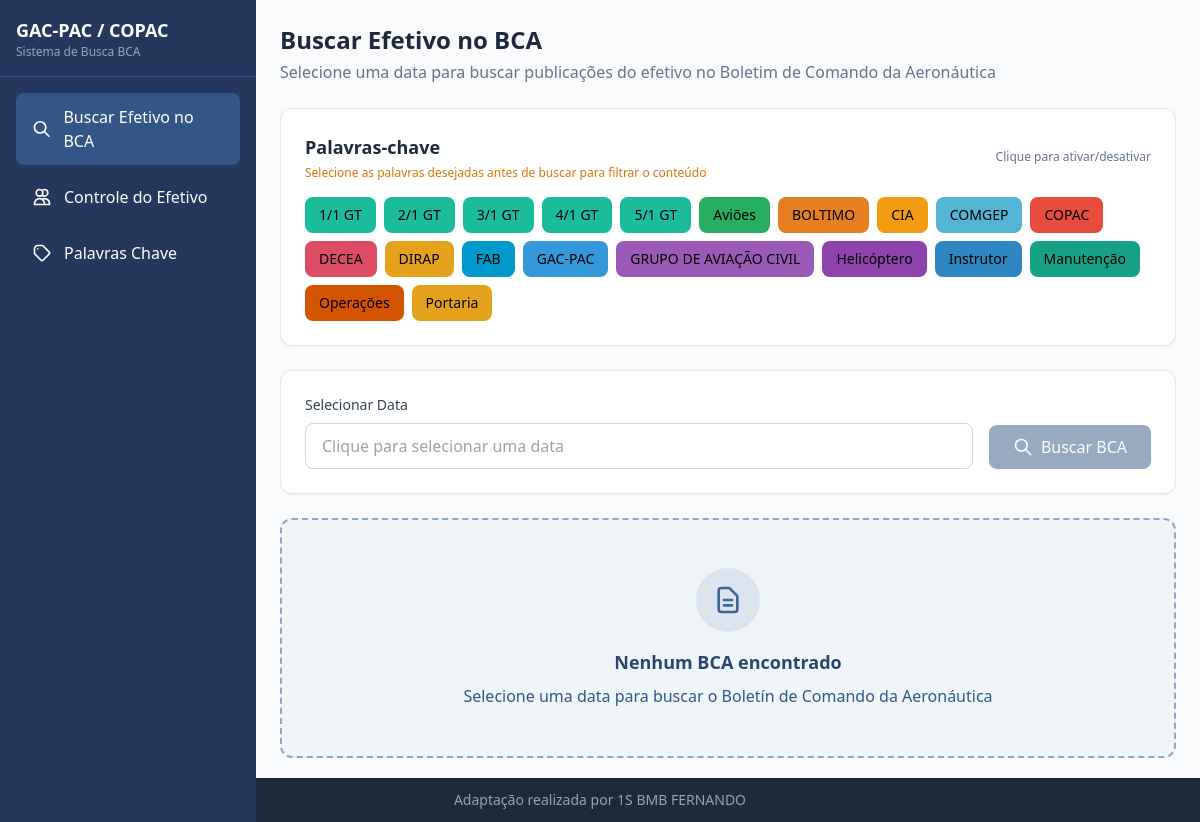
Screenshot of /analise.php with the database file from the repository.
### tables this page shows
CREATE TABLE IF NOT EXISTS palavras_chave (
    id INT AUTO_INCREMENT PRIMARY KEY,
    palavra VARCHAR(100) NOT NULL,
    cor VARCHAR(6) DEFAULT 'FFFFFF',
    ativa TINYINT(1) DEFAULT 1,
    created_at TIMESTAMP DEFAULT CURRENT_TIMESTAMP
);

### analise.php (the view, shortened to what this page needs)
<?php
$host = getenv('DB_HOST') ?: 'mariadb';
$user = getenv('DB_USER') ?: 'bca_user';
$pass = getenv('DB_PASS') ?: 'bca_pass';
$db   = getenv('DB_NAME') ?: 'bca_db';
$vai = mysqli_connect($host, $user, $pass, $db);
$arquivo = null;
$encontrados = [];
$resp_efetivo = '';
?>
<!DOCTYPE html>
<html lang="pt-BR">
<head>
    <script src="https://cdn.tailwindcss.com"></script>
    <link rel="stylesheet" href="https://cdn.jsdelivr.net/npm/flatpickr/dist/flatpickr.min.css">
</head>
<body class="bg-slate-50" x-data="app()">
    <aside class="fixed left-0 top-0 w-64 h-screen bg-fab-800 text-white flex flex-col z-50">
            <div class="p-4 border-b border-fab-600">
                <h1 class="text-lg font-bold">GAC-PAC / COPAC</h1>
                <p class="text-fab-300 text-xs">Sistema de Busca BCA</p>
            </div>
            <nav class="flex-1 p-4">
                <ul class="space-y-2">
                    <li>
                        <button @click="menu = 'buscar'"
                                :class="menu === 'buscar' ? 'bg-fab-600' : 'hover:bg-fab-700'"
                                class="w-full text-left px-4 py-3 rounded-lg transition flex items-center gap-3">
                            <svg class="w-5 h-5" fill="none" stroke="currentColor" viewBox="0 0 24 24">
                                <path stroke-linecap="round" stroke-linejoin="round" stroke-width="2" d="M21 21l-6-6m2-5a7 7 0 11-14 0 7 7 0 0114 0z"/>
                            </svg>
                            Buscar Efetivo no BCA
                        </button>
                    </li>
                    <li>
                        <button @click="menu = 'efetivo'"
                                :class="menu === 'efetivo' ? 'bg-fab-600' : 'hover:bg-fab-700'"
                                class="w-full text-left px-4 py-3 rounded-lg transition flex items-center gap-3">
                            <svg class="w-5 h-5" fill="none" stroke="currentColor" viewBox="0 0 24 24">
                                <path stroke-linecap="round" stroke-linejoin="round" stroke-width="2" d="M12 4.354a4 4 0 110 5.292M15 21H3v-1a6 6 0 0112 0v1zm0 0h6v-1a6 6 0 00-9-5.197M13 7a4 4 0 11-8 0 4 4 0 018 0z"/>
                            </svg>
                            Controle do Efetivo
                        </button>
                    </li>
                    <li>
                        <button @click="menu = 'palavras'"
                                :class="menu === 'palavras' ? 'bg-fab-600' : 'hover:bg-fab-700'"
                                class="w-full text-left px-4 py-3 rounded-lg transition flex items-center gap-3">
                            <svg class="w-5 h-5" fill="none" stroke="currentColor" viewBox="0 0 24 24">
                                <path stroke-linecap="round" stroke-linejoin="round" stroke-width="2" d="M7 7h.01M7 3h5c.512 0 1.024.195 1.414.586l7 7a2 2 0 010 2.828l-7 7a2 2 0 01-2.828 0l-7-7A1.994 1.994 0 013 12V7a4 4 0 014-4z"/>
                            </svg>
                            Palavras Chave
                        </button>
                    </li>
                </ul>
            </nav>
        </aside>
        <main class="ml-64 p-6 min-h-screen pb-16">
        <div class="mb-6">
            <template x-if="menu === 'buscar'">
                <div>
                    <h2 class="text-2xl font-bold text-slate-800">Buscar Efetivo no BCA</h2>
                    <p class="text-slate-500 mt-1">Selecione uma data para buscar publicações do efetivo no Boletim de Comando da Aeronáutica</p>
                </div>
            </template>
        </div>
        <div x-show="menu === 'buscar'" x-transition>
        <div class="bg-white rounded-xl shadow-sm border border-slate-200 p-6 mb-6">
            <div class="flex items-center justify-between mb-4">
                <div>
                    <h3 class="text-lg font-semibold text-slate-800">Palavras-chave</h3>
                    <p class="text-xs text-amber-600 mt-1">Selecione as palavras desejadas antes de buscar para filtrar o conteúdo</p>
                </div>
                <span class="text-xs text-slate-500">Clique para ativar/desativar</span>
            </div>
            <div class="flex flex-wrap gap-2" id="palavras-chave-busca">
                <?php
                $sql_pl = "SELECT * FROM palavras_chave ORDER BY palavra";
                $result_pl = mysqli_query($vai, $sql_pl);
                if ($result_pl && mysqli_num_rows($result_pl) > 0):
                    while ($p = mysqli_fetch_assoc($result_pl)):
                        $ativa = $p['ativa'] == 1;
                        $cor = $p['cor'];
                        $opacity = $ativa ? '' : 'opacity-40 grayscale';
                ?>
                <div class="relative inline-block">
                    <button onclick="togglePalavraBusca(<?= $p['id'] ?>, this)"
                            class="px-3 py-1.5 rounded-lg text-sm font-medium transition-all duration-200 border-2 border-transparent hover:border-fab-400 <?= $opacity ?>"
                            style="background-color: #<?= $cor ?>; color: #000;">
                        <?= htmlspecialchars($p['palavra']) ?>
                    </button>
                </div>
                <?php
                    endwhile;
                else:
                ?>
                <span class="text-sm text-slate-400">Nenhuma palavra-chave cadastrada</span>
                <?php endif; ?>
            </div>
        </div>
        <div class="bg-white rounded-xl shadow-sm border border-slate-200 p-6 mb-6">
            <div class="flex flex-col md:flex-row md:items-end gap-4">
                <div class="flex-1">
                    <label class="block text-sm font-medium text-slate-700 mb-2">Selecionar Data</label>
                    <input type="text" id="datepicker" x-model="dataSelecionada"
                           class="w-full px-4 py-2.5 rounded-lg border border-slate-300 focus:ring-2 focus:ring-fab-500 focus:border-fab-500 transition"
                           placeholder="Clique para selecionar uma data">
                </div>
                <button @click="buscarBCA()" :disabled="!dataSelecionada || carregando"
                        class="px-6 py-2.5 bg-fab-600 hover:bg-fab-700 disabled:opacity-50 disabled:cursor-not-allowed text-white font-medium rounded-lg transition shadow-sm flex items-center gap-2">
                    <template x-if="!carregando">
                        <svg class="w-5 h-5" fill="none" stroke="currentColor" viewBox="0 0 24 24">
                            <path stroke-linecap="round" stroke-linejoin="round" stroke-width="2" d="M21 21l-6-6m2-5a7 7 0 11-14 0 7 7 0 0114 0z"/>
                        </svg>
                    </template>
                    <span x-text="carregando ? 'Buscando...' : 'Buscar BCA'"></span>
                </button>
            </div>
        </div>
        <?php if(isset($arquivo) && file_exists($caminho.$arquivo)): ?>
        <?php if($resp_efetivo != ''): ?>
        <div class="bg-white rounded-xl shadow-sm border border-slate-200 mb-6">
            <div class="px-6 py-4 border-b border-slate-100 flex items-center justify-between">
                <div class="flex items-center gap-3">
                    <h2 class="text-lg font-semibold text-slate-800">Ocorrências do Efetivo</h2>
                    <span class="px-3 py-1 bg-emerald-100 text-emerald-700 text-sm rounded-full"><?= count($encontrados) ?> militar(es) encontrado(s)</span>
                </div>
                <?php if(isset($arquivo) && !empty($encontrados)): ?>
                <button onclick="enviarTodosEmails('<?= $arquivo ?>', '<?= $date ?>')" id="btn-enviar-todos"
                        class="px-4 py-2 bg-fab-600 hover:bg-fab-700 text-white text-sm font-medium rounded-lg transition flex items-center gap-2">
                    <svg class="w-4 h-4" fill="none" stroke="currentColor" viewBox="0 0 24 24">
                        <path stroke-linecap="round" stroke-linejoin="round" stroke-width="2" d="M3 8l7.89 5.26a2 2 0 002.22 0L21 8M5 19h14a2 2 0 002-2V7a2 2 0 00-2-2H5a2 2 0 00-2 2v10a2 2 0 002 2z"/>
                    </svg>
                    Enviar Todos (<span id="count-enviar-todos"><?= count($encontrados) ?></span>)
                </button>
                <?php endif; ?>
            </div>
            <div class="p-6">
                <?= $resp_efetivo ?>
            </div>
        </div>
        <?php else: ?>
        <div class="bg-fab-50 rounded-xl border-2 border-dashed border-fab-300 mb-6 p-8 text-center">
            <div class="w-16 h-16 bg-fab-100 rounded-full flex items-center justify-center mx-auto mb-4">
                <svg class="w-8 h-8 text-fab-500" fill="none" stroke="currentColor" viewBox="0 0 24 24">
                    <path stroke-linecap="round" stroke-linejoin="round" stroke-width="2" d="M9 12h6m-6 4h6m2 5H7a2 2 0 01-2-2V5a2 2 0 012-2h5.586a1 1 0 01.707.293l5.414 5.414a1 1 0 01.293.707V19a2 2 0 01-2 2z"/>
                </svg>
            </div>
            <h3 class="text-lg font-semibold text-fab-700 mb-2">Nenhuma Ocorrência Encontrada</h3>
            <p class="text-fab-600">Não foram encontradas ocorrências do efetivo GAC-PAC/COPAC neste Boletín de Comando da Aeronáutica</p>
        </div>
        <?php endif; ?>
        <?php else: ?>
        <div class="bg-fab-50 rounded-xl border-2 border-dashed border-fab-300 p-12 text-center">
            <div class="w-16 h-16 bg-fab-100 rounded-full flex items-center justify-center mx-auto mb-4">
                <svg class="w-8 h-8 text-fab-500" fill="none" stroke="currentColor" viewBox="0 0 24 24">
                    <path stroke-linecap="round" stroke-linejoin="round" stroke-width="2" d="M9 12h6m-6 4h6m2 5H7a2 2 0 01-2-2V5a2 2 0 012-2h5.586a1 1 0 01.707.293l5.414 5.414a1 1 0 01.293.707V19a2 2 0 01-2 2z"/>
                </svg>
            </div>
            <h3 class="text-lg font-semibold text-fab-700 mb-2">Nenhum BCA encontrado</h3>
            <p class="text-fab-600">Selecione uma data para buscar o Boletín de Comando da Aeronáutica</p>
        </div>
        <?php endif; ?>
        </div>
        </main>
    <footer class="fixed bottom-0 left-0 right-0 bg-slate-800 text-slate-400 py-3 z-40">
        <div class="text-center">
            <p class="text-sm">Adaptação realizada por 1S BMB FERNANDO</p>
        </div>
    </footer>
</body>
</html>

### rows the page displays
palavras_chave: palavra "1/1 GT"
palavras_chave: palavra "2/1 GT"
palavras_chave: palavra "3/1 GT"
palavras_chave: palavra "4/1 GT"
palavras_chave: palavra "5/1 GT"
palavras_chave: palavra "Aviões"
palavras_chave: palavra "BOLTIMO"
palavras_chave: palavra "CIA"
palavras_chave: palavra "COMGEP"
palavras_chave: palavra "COPAC"
palavras_chave: palavra "DECEA"
palavras_chave: palavra "DIRAP"
palavras_chave: palavra "FAB"
palavras_chave: palavra "GAC-PAC"
palavras_chave: palavra "GRUPO DE AVIAÇÃO CIVIL"
palavras_chave: palavra "Helicóptero"
palavras_chave: palavra "Instrutor"
palavras_chave: palavra "Manutenção"
palavras_chave: palavra "Operações"
palavras_chave: palavra "Portaria"
